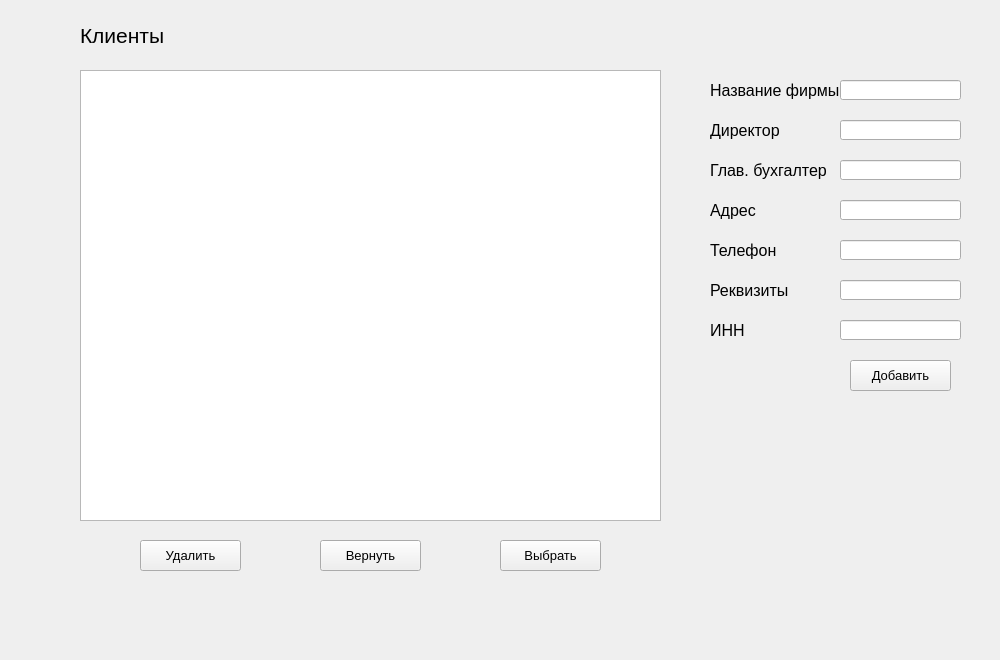
<?xml version="1.0" encoding="UTF-8"?>
<ui version="4.0">
 <class>clients</class>
 <widget class="QWidget" name="clients">
  <property name="geometry">
   <rect>
    <x>0</x>
    <y>0</y>
    <width>1000</width>
    <height>660</height>
   </rect>
  </property>
  <property name="windowTitle">
   <string>Клиенты</string>
  </property>
  <widget class="QLabel" name="label_4">
   <property name="geometry">
    <rect>
     <x>80</x>
     <y>20</y>
     <width>91</width>
     <height>31</height>
    </rect>
   </property>
   <property name="font">
    <font>
     <pointsize>16</pointsize>
    </font>
   </property>
   <property name="text">
    <string>Клиенты</string>
   </property>
  </widget>
  <widget class="QTableView" name="tableView">
   <property name="geometry">
    <rect>
     <x>80</x>
     <y>70</y>
     <width>581</width>
     <height>451</height>
    </rect>
   </property>
  </widget>
  <widget class="QLabel" name="label_10">
   <property name="geometry">
    <rect>
     <x>710</x>
     <y>240</y>
     <width>91</width>
     <height>21</height>
    </rect>
   </property>
   <property name="font">
    <font>
     <pointsize>12</pointsize>
    </font>
   </property>
   <property name="text">
    <string>Телефон</string>
   </property>
  </widget>
  <widget class="QLineEdit" name="lineEdit_2">
   <property name="geometry">
    <rect>
     <x>840</x>
     <y>200</y>
     <width>121</width>
     <height>20</height>
    </rect>
   </property>
  </widget>
  <widget class="QLineEdit" name="lineEdit_6">
   <property name="geometry">
    <rect>
     <x>840</x>
     <y>120</y>
     <width>121</width>
     <height>20</height>
    </rect>
   </property>
  </widget>
  <widget class="QLineEdit" name="lineEdit_10">
   <property name="geometry">
    <rect>
     <x>840</x>
     <y>320</y>
     <width>121</width>
     <height>20</height>
    </rect>
   </property>
   <property name="text">
    <string/>
   </property>
  </widget>
  <widget class="QLabel" name="label_8">
   <property name="geometry">
    <rect>
     <x>710</x>
     <y>120</y>
     <width>131</width>
     <height>21</height>
    </rect>
   </property>
   <property name="font">
    <font>
     <pointsize>12</pointsize>
    </font>
   </property>
   <property name="text">
    <string>Директор</string>
   </property>
  </widget>
  <widget class="QLineEdit" name="lineEdit_4">
   <property name="geometry">
    <rect>
     <x>840</x>
     <y>80</y>
     <width>121</width>
     <height>20</height>
    </rect>
   </property>
  </widget>
  <widget class="QLineEdit" name="lineEdit_9">
   <property name="geometry">
    <rect>
     <x>840</x>
     <y>280</y>
     <width>121</width>
     <height>20</height>
    </rect>
   </property>
  </widget>
  <widget class="QLineEdit" name="lineEdit_8">
   <property name="geometry">
    <rect>
     <x>840</x>
     <y>240</y>
     <width>121</width>
     <height>20</height>
    </rect>
   </property>
  </widget>
  <widget class="QLabel" name="label_12">
   <property name="geometry">
    <rect>
     <x>710</x>
     <y>320</y>
     <width>121</width>
     <height>21</height>
    </rect>
   </property>
   <property name="font">
    <font>
     <pointsize>12</pointsize>
    </font>
   </property>
   <property name="text">
    <string>ИНН</string>
   </property>
  </widget>
  <widget class="QLabel" name="label_5">
   <property name="geometry">
    <rect>
     <x>710</x>
     <y>200</y>
     <width>91</width>
     <height>21</height>
    </rect>
   </property>
   <property name="font">
    <font>
     <pointsize>12</pointsize>
    </font>
   </property>
   <property name="text">
    <string>Адрес</string>
   </property>
  </widget>
  <widget class="QPushButton" name="pushButton_Add">
   <property name="geometry">
    <rect>
     <x>850</x>
     <y>360</y>
     <width>101</width>
     <height>31</height>
    </rect>
   </property>
   <property name="font">
    <font>
     <pointsize>10</pointsize>
    </font>
   </property>
   <property name="text">
    <string>Добавить</string>
   </property>
  </widget>
  <widget class="QLineEdit" name="lineEdit_7">
   <property name="geometry">
    <rect>
     <x>840</x>
     <y>160</y>
     <width>121</width>
     <height>20</height>
    </rect>
   </property>
  </widget>
  <widget class="QLabel" name="label_3">
   <property name="geometry">
    <rect>
     <x>710</x>
     <y>80</y>
     <width>131</width>
     <height>21</height>
    </rect>
   </property>
   <property name="font">
    <font>
     <pointsize>12</pointsize>
    </font>
   </property>
   <property name="text">
    <string>Название фирмы</string>
   </property>
  </widget>
  <widget class="QLabel" name="label_11">
   <property name="geometry">
    <rect>
     <x>710</x>
     <y>280</y>
     <width>111</width>
     <height>21</height>
    </rect>
   </property>
   <property name="font">
    <font>
     <pointsize>12</pointsize>
    </font>
   </property>
   <property name="text">
    <string>Реквизиты</string>
   </property>
  </widget>
  <widget class="QLabel" name="label_9">
   <property name="geometry">
    <rect>
     <x>710</x>
     <y>160</y>
     <width>131</width>
     <height>21</height>
    </rect>
   </property>
   <property name="font">
    <font>
     <pointsize>12</pointsize>
    </font>
   </property>
   <property name="text">
    <string>Глав. бухгалтер</string>
   </property>
  </widget>
  <widget class="QPushButton" name="pushButton_Ret">
   <property name="geometry">
    <rect>
     <x>320</x>
     <y>540</y>
     <width>101</width>
     <height>31</height>
    </rect>
   </property>
   <property name="font">
    <font>
     <pointsize>10</pointsize>
    </font>
   </property>
   <property name="text">
    <string>Вернуть</string>
   </property>
  </widget>
  <widget class="QPushButton" name="pushButton_Del">
   <property name="geometry">
    <rect>
     <x>140</x>
     <y>540</y>
     <width>101</width>
     <height>31</height>
    </rect>
   </property>
   <property name="font">
    <font>
     <pointsize>10</pointsize>
    </font>
   </property>
   <property name="text">
    <string>Удалить</string>
   </property>
  </widget>
  <widget class="QPushButton" name="pushButton_Cho">
   <property name="geometry">
    <rect>
     <x>500</x>
     <y>540</y>
     <width>101</width>
     <height>31</height>
    </rect>
   </property>
   <property name="font">
    <font>
     <pointsize>10</pointsize>
    </font>
   </property>
   <property name="text">
    <string>Выбрать</string>
   </property>
  </widget>
 </widget>
 <resources/>
 <connections/>
</ui>
